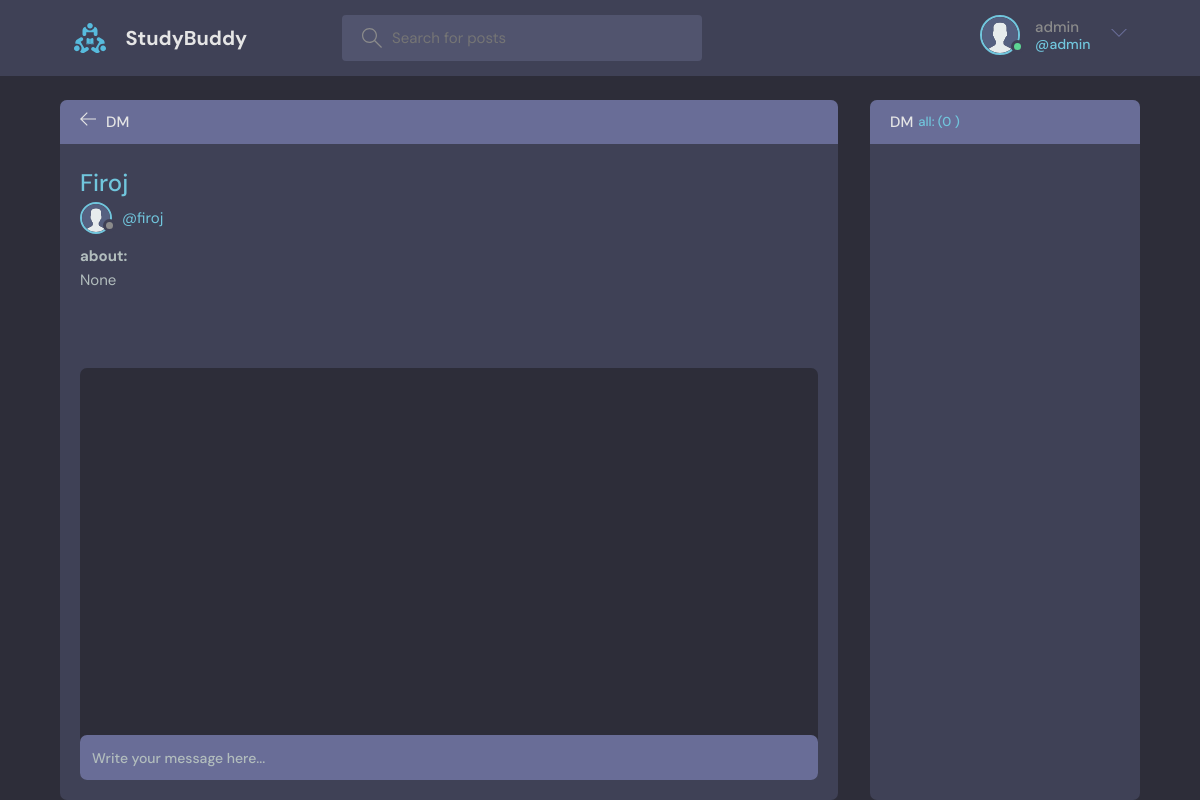
/dm/3/ (signed in), run on an earlier commit of the app's database.
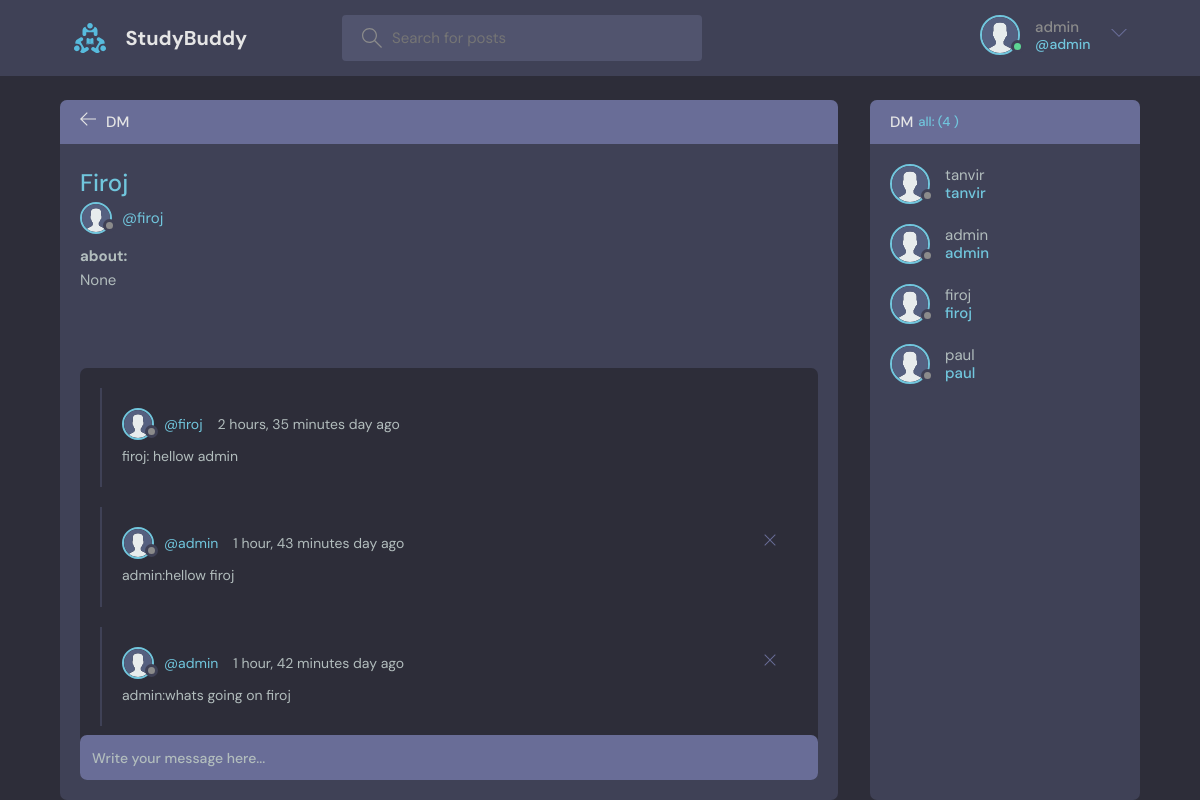
And on a later commit of the database.
### base/models.py (models this page shows, shortened)
class User(AbstractUser):
    name = models.CharField(max_length=200, null=True)
    email = models.EmailField(unique=True, null=True)
    bio = models.TextField(null=True)
    avatar = models.ImageField(null=True, default="avatar.svg")
    USERNAME_FIELD = 'email'
    REQUIRED_FIELDS = ['username']  # Add 'username' to REQUIRED_FIELDS

class DirectMessage(models.Model):
    sender = models.ForeignKey(User, on_delete=models.CASCADE,related_name='sent_messages')
    receiver = models.ForeignKey(User, on_delete=models.CASCADE, related_name='received_messages')
    body = models.TextField()
    updated = models.DateTimeField(auto_now=True)
    created = models.DateTimeField(auto_now_add=True)
    class Meta:
        ordering = ['updated', 'created']

### base/views.py (the view, shortened to what this page needs)
# urls.py: path('dm/<str:pk>/',views.dm,name="dm"),
@login_required(login_url='login')
def dm(request,pk):
    user= User.objects.get(id=request.user.id)
    receiver= User.objects.get(id=pk)  #jisse user chat karraha hai use receiver naam kiya hai
    users_with_messages = User.objects.filter(
        Q(sent_messages__sender=user) | Q(received_messages__receiver=user)
    ).union(
        User.objects.filter(
            Q(sent_messages__receiver=user) | Q(received_messages__sender=user)
        )
    )
    print(users_with_messages)
    received_messages = DirectMessage.objects.filter(sender=user, receiver=receiver) | \
                     DirectMessage.objects.filter(sender=receiver, receiver=user)
    context={'received_messages':received_messages,'receiver':receiver,'users_with_messages':users_with_messages}
    return render(request,'base/dm.html',context)

### base/templates/base/dm.html (shortened to what the changed rows need)
{% extends 'main.html' %}
{% block content %}
{% load static %}
    <main class="profile-page layout layout--2">
      <div class="container">
        <div class="room">
          <div class="room__box scroll">
            <div class="room__header scroll">
                <div class="room__info">
                  <h3> {{receiver.name}} </h3>
                </div>
                <div class="room__hosted">
                  <a href="#" class="room__author">
                    <div class="avatar avatar--small">
                      <img src="{% static 'images/avatar.svg' %}" />
                    </div>
                    <span>@{{receiver.username}}</span>
                  </a>
                </div>
                <h6>about: </h6>
                <div class="room__details">
                    {{receiver.bio}}
                  </div>
              </div>
            <div class="room__conversation">
                <div class="threads scroll">
                  {% for message in received_messages %}
                  <div class="thread">
                    <div class="thread__top">
                      <div class="thread__author">
                        <a href="{% url 'user-profile' message.sender.id %}" class="thread__authorInfo">
                          <div class="avatar avatar--small">
                            <img src="{{message.sender.avatar.url}}" />
                          </div>
                          <span>@{{message.sender.username}}</span>
                        </a>
                        <span class="thread__date">{{message.created|timesince}} day ago</span>
                      </div>
                      {% if request.user == message.sender %}
                      <a href="{% url 'delete-dm-message' message.id %}" >
                        <div class="thread__delete">
                          <svg version="1.1" xmlns="http://www.w3.org/2000/svg" width="32" height="32" viewBox="0 0 32 32">
                            <title>remove</title>
                            <path
                              d="M27.314 6.019l-1.333-1.333-9.98 9.981-9.981-9.981-1.333 1.333 9.981 9.981-9.981 9.98 1.333 1.333 9.981-9.98 9.98 9.98 1.333-1.333-9.98-9.98 9.98-9.981z"
                            ></path>
                          </svg>
                        </div>
                      </a>
                      {% endif %}
                    </div>
                    <div class="thread__details">
                      {{message.body}}
                    </div>
                  </div>
                  {% endfor %}
                </div>
            </div>
          </div>
        </div>
        <div class="participants">
            <h3 class="participants__top">DM <span>all: ({{users_with_messages.count}} )</span></h3>
            <div class="participants__list scroll">
              {% for user in users_with_messages %}
              <a href="{% url 'dm' user.id %}" class="participant">
                <div class="avatar avatar--medium">
                  <img src="{% static 'images/avatar.svg' %}" />
                </div>
                <p>
                  {{user.username}}
                  <span>{{user.username}}</span>
                </p>
              </a>
              {% endfor %}
            </div>
          </div>
      </div>
    </main>
  {% endblock %}

### templates/navbar.html (shortened to what this page needs)
{% load static %}
<header class="header header--loggedIn">
    <div class="container">
        <a href="{% url 'home' %}" class="header__logo">
            <img src="{% static 'images/logo.svg' %}" />
            <h1>StudyBuddy</h1>
        </a>
        <form class="header__search" method="GET" action="{% url 'home' %}">
            <label>
                <input name="q" placeholder="Search for posts" />
            </label>
        </form>
        <nav class="header__menu">
            {% if request.user.is_authenticated %}
            <div class="header__user">
                <a href="{% url 'update-user' %}">
                    <div class="avatar avatar--medium active">
                        <img src="{{request.user.avatar.url}}" />
                    </div>
                    <p>{{request.user.username}} <span>@{{request.user.username}}</span></p>
                </a>
                <button class="dropdown-button">
                    <svg version="1.1" xmlns="http://www.w3.org/2000/svg" width="32" height="32" viewBox="0 0 32 32">
                        <title>chevron-down</title>
                        <path d="M16 21l-13-13h-3l16 16 16-16h-3l-13 13z"></path>
                    </svg>
                </button>
            </div>
            {% else %}
            <a href="{% url 'login' %}">
                <img src="{% static 'images/avatar.svg' %}" />
                <p>Login</p>
            </a>
            {% endif %}
        </nav>
    </div>
</header>

What changed in the data, as far as the page shows it:
now on one of the page's lists (row edited): User: username "admin"
now on one of the page's lists (row edited): User: username "firoj"
added DirectMessage: sender.avatar (placeholder picture), sender.username "firoj", created "2 hours, 35 minutes", body "firoj: hellow admin"
added DirectMessage: sender.avatar (placeholder picture), sender.username "admin", created "1 hour, 43 minutes", body "admin:hellow firoj"
added DirectMessage: sender.avatar (placeholder picture), sender.username "admin", created "1 hour, 42 minutes", body "admin:whats going on firoj"
now on this page (row edited): User: username "tanvir"
added User: username "paul"
Also different on the page:
{{ users_with_messages.count }}: "0" → "4"
